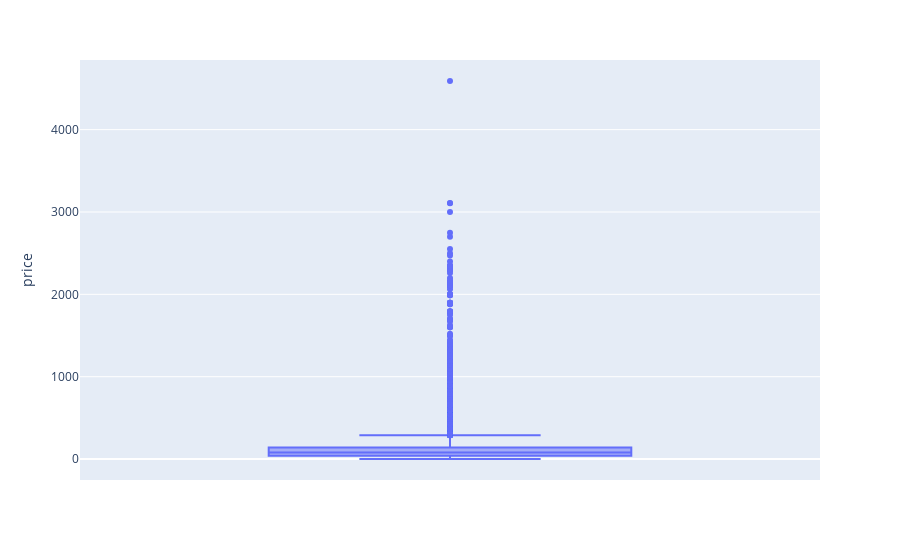

Write notebook code for a chart like this one.
### Code cell
fig = px.box(csdv_df_new, y='price')

fig.show()

### Figure 1 — Plotly figure (JSON) as saved in the notebook; plotly's stock layout.template omitted (floating-point values rounded to 4 significant figures; data arrays with more than 128 entries replaced by an {"elided": "..."} marker saying what was removed)
{"data": [{"alignmentgroup": "True", "hovertemplate": "price=%{y}<extra></extra>", "legendgroup": "", "marker": {"color": "#636efa"}, "name": "", "notched": false, "offsetgroup": "", "orientation": "v", "showlegend": false, "x0": " ", "xaxis": "x", "y": {"elided": "13718 float values"}, "y0": " ", "yaxis": "y", "type": "box"}], "layout": {"xaxis": {"anchor": "y", "domain": [0.0, 1.0]}, "yaxis": {"anchor": "x", "domain": [0.0, 1.0], "title": {"text": "price"}}, "legend": {"tracegroupgap": 0}, "margin": {"t": 60}, "boxmode": "group"}}
